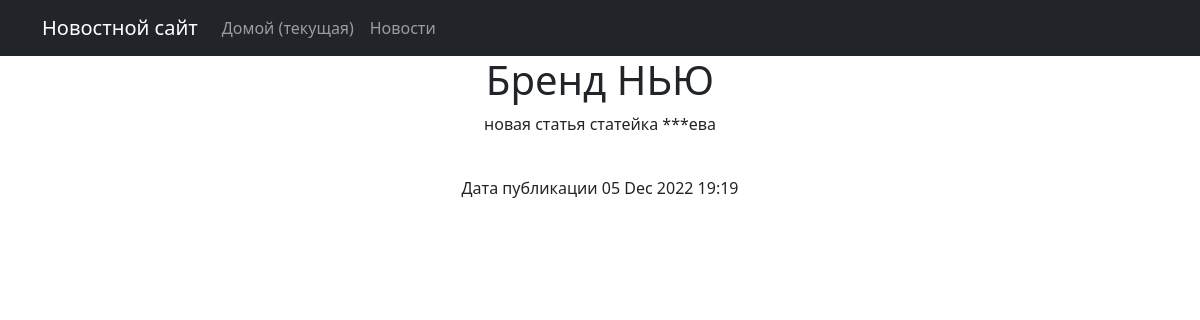
/posts/13, run on the app's committed database.
### news/models.py (models this page shows, shortened)
class Post(models.Model):
    author = models.ForeignKey(Author, on_delete=models.CASCADE)
    categoryType = models.CharField(max_length=7, choices=CATEGORY_CHOICES, default=ARTICLE)
    dateCreation = models.DateTimeField(auto_now_add=True, )
    postCategory = models.ManyToManyField(Category, through='PostCategory')
    title = models.CharField(max_length=128)
    text = models.TextField()
    rating = models.SmallIntegerField(default=0)
    class Meta:
        verbose_name = 'Статья'
        verbose_name_plural = 'Статьи'

### news/views.py (the view)
# urls.py: path('<int:pk>', PostDetail.as_view(), name='post_detail'),
class PostDetail(DetailView):
    model = Post
    template_name = 'news/post_detail.html'
    context_object_name = 'post'

### news/templatetags/custom_filters.py (called while the page is built)
@register.filter(name='censor')
def censor(value):
    if not isinstance(value, str):
        raise ValueError(f'Тип данных{type(value)} нельзя проверить на цензуру')
    list_censor = [
        'хуй', 'хуи', 'хуя', 'бля', 'бляд', 'пизд', 'ебан', 'ебаны', 'сука',
    ]
    for word in list_censor:
        check = (value.lower()).find(word)
        while check != -1:
            len_ = len(word)
            value = value[:check] + '*' * len_ + value[check + len_:]
            check = (value.lower()).find(word)
    return value

### news/templates/news/post_detail.html (shortened to what this page needs)
{% extends 'flatpages/default.html' %}
{% load custom_filters %}
{% block content %}
    <h1>{{ post.title|censor }}</h1>
    <p>{{ post.text|censor }}</p>
<br>
    <p>Дата публикации {{ post.dateCreation|date:"d M Y H:i" }}</p>
{% endblock content %}

### data on the page
Post: title|censor "Бренд НЬЮ", text|censor "новая статья статейка ***ева", dateCreation "05 Dec 2022 19:19"
